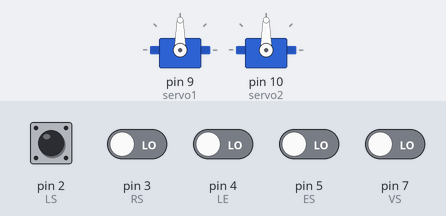
Bench run of a sketch on a simulated Arduino Uno, built with avr-gcc and run on an emulated ATmega328P. Shown: 2 × servo. The test bench sets the inputs (shaded band); at power-on: pin 2 (LS) HIGH, pin 3 (RS), pin 4 (LE), pin 5 (ES), pin 7 (VS) LOW.

Above: at 0.1 s.
At 60.1 s:
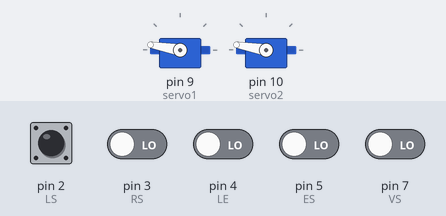
Timing chart, 0 to 61.6 s (numbered marks = the images above):
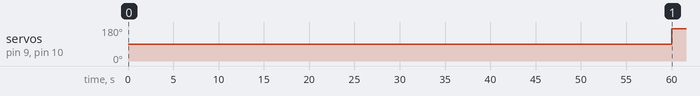

The sketch:

sketch_oct17a.ino
```cpp
#include <Servo.h>

// Define sensor pins
int LS = 2;
int RS = 3;
int LE = 4;
int ES = 5;
int VS = 7;

// Create servo objects
Servo servo1;
Servo servo2;

// Variables to store the last update time
unsigned long lastUpdateTime1 = 0;
unsigned long lastUpdateTime2 = 0;

// Interval for delay (1 minute)
const unsigned long interval = 60000; // 1 minute in milliseconds

// Variables to store current positions of servos
int pos1 = 90; // Initial position for servo1
int pos2 = 90; // Initial position for servo2

void setup() {
  // Set sensor pins as inputs
  pinMode(LS, INPUT);
  pinMode(RS, INPUT);
  pinMode(LE, INPUT);
  pinMode(ES, INPUT);
  pinMode(VS, INPUT);

  // Attach servos to their respective pins
  servo1.attach(9);
  servo2.attach(10);

  // Move servos to initial positions
  servo1.write(pos1);
  servo2.write(pos2);
}

void loop() {
  // Read sensor values
  int lsValue = digitalRead(LS);
  int rsValue = digitalRead(RS);
  int leValue = digitalRead(LE);
  int esValue = digitalRead(ES);
  int vsValue = digitalRead(VS);

  // Get the current time
  unsigned long currentTime = millis();

  // Update servo1 position if 1 minute has passed
  if (currentTime - lastUpdateTime1 > interval) {
    // Determine new position for servo1 based on sensor values
    if (lsValue == 0 && rsValue == 1) {
      pos1 = 10;
    } else if (lsValue == 1 && rsValue == 0) {
      pos1 = 170;
    } else {
      pos1 = 90; // Default position
    }

    // Move servo1 to new position
    servo1.write(pos1);

    // Update last update time for servo1
    lastUpdateTime1 = currentTime;
  }

  // Update servo2 position if 1 minute has passed
  if (currentTime - lastUpdateTime2 > interval) {
    // Determine new position for servo2 based on sensor values
    if (leValue == 1 && esValue == 1) {
      pos2 = 10;
    } else if (leValue == 0 && esValue == 0) {
      pos2 = 170;
    } else {
      pos2 = 120; // Default position
    }

    // Move servo2 to new position
    servo2.write(pos2);

    // Update last update time for servo2
    lastUpdateTime2 = currentTime;
  }

  // Short delay for debouncing sensor readings
  delay(500);
}
```

Measured:
- by itself, servo on pin 9 (servo1), servo on pin 10 (servo2): 90° → 170° at 60.0 s
